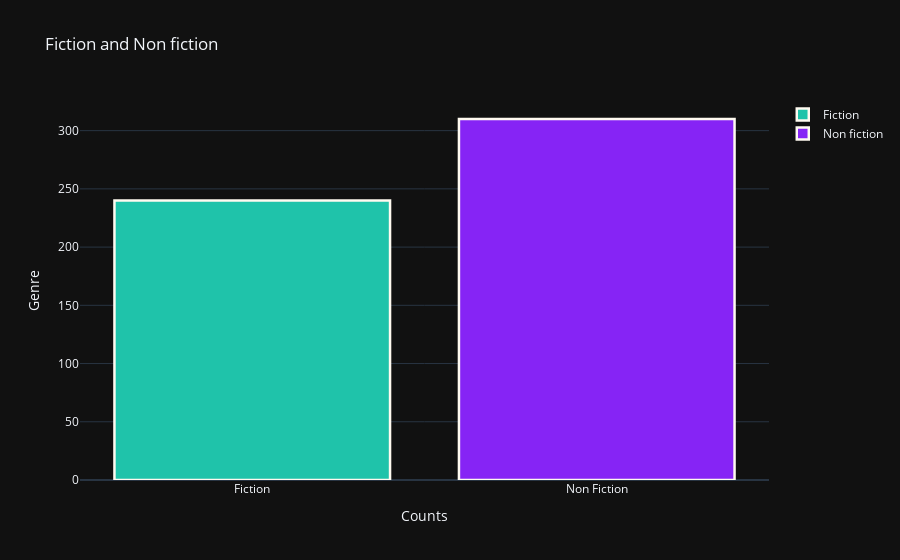
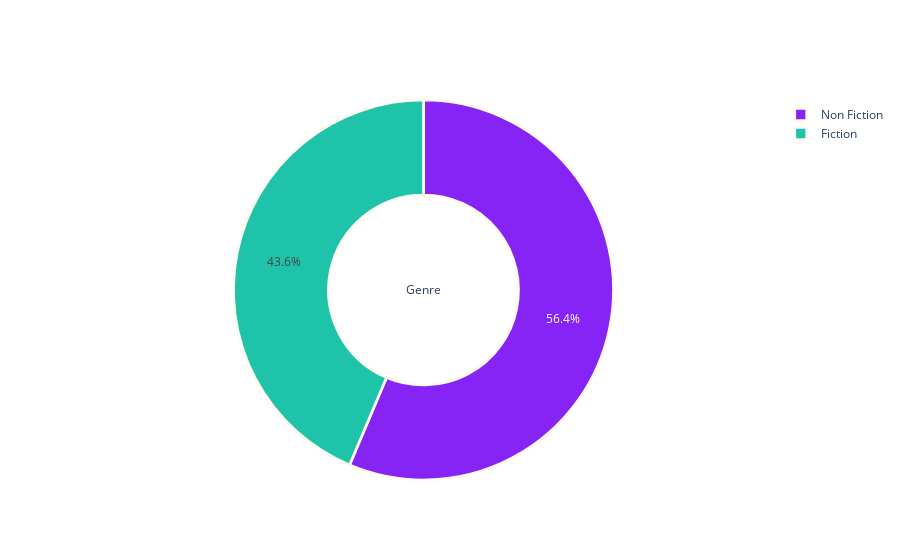

The notebook cell these images were saved under, in order:
### Markdown cell above
<strong><span style="font-family:Lucida Sans">Which genre would you guess to be the most popular? Fiction or Non Fiction? Let's find out!!!</span><strong>

### Code cell
genre = data["Genre"].value_counts().reset_index()
genre

fiction = data[data["Genre"] == "Fiction"]
fiction = fiction["Genre"].value_counts().reset_index()


non_fiction = data[data["Genre"] == "Non Fiction"]
non_fiction = non_fiction["Genre"].value_counts().reset_index()


trace_fiction = go.Bar(
                x = fiction['index'],
                y = fiction['Genre'],
                name = "Fiction",
                marker = dict(color = "#1FC3AA",
                        line= dict(color = "#FFFAF0" , width =2.5)))

trace_non_fiction = go.Bar(
                x = non_fiction['index'],
                y = non_fiction['Genre'],
                name = "Non fiction",
                marker = dict(color = "#8624F5",
                        line = dict(color = "#FFFAF0", width = 2.5)))

layouts = go.Layout(template = "plotly_dark" ,title = "Fiction and Non fiction", xaxis = dict(title = "Counts") , yaxis = dict(title = "Genre"))

fig = go.Figure(data = [trace_fiction ,trace_non_fiction], layout = layouts)
fig.show()


py.iplot([pie_plot(data['Genre'].value_counts(),['#8624F5', '#1FC3AA'], 'Genre')])

### Figure 1 — Plotly figure (JSON) as saved in the notebook; plotly's stock layout.template omitted (floating-point values rounded to 4 significant figures)
{"data": [{"marker": {"color": "#1FC3AA", "line": {"color": "#FFFAF0", "width": 2.5}}, "name": "Fiction", "type": "bar", "x": ["Fiction"], "y": [240]}, {"marker": {"color": "#8624F5", "line": {"color": "#FFFAF0", "width": 2.5}}, "name": "Non fiction", "type": "bar", "x": ["Non Fiction"], "y": [310]}], "layout": {"title": {"text": "Fiction and Non fiction"}, "xaxis": {"title": {"text": "Counts"}}, "yaxis": {"title": {"text": "Genre"}}}}

### Figure 2 — Plotly figure (JSON) as saved in the notebook; plotly's stock layout.template omitted (floating-point values rounded to 4 significant figures)
{"data": [{"hole": 0.5, "hoverinfo": "percent+value+label", "labels": ["Non Fiction", "Fiction"], "marker": {"colors": ["#8624F5", "#1FC3AA"], "line": {"color": "#FFFAF0", "width": 2.7}}, "showlegend": true, "textinfo": "percent", "textposition": "inside", "title": {"text": "Genre"}, "type": "pie", "values": [310, 240]}], "layout": {}}
